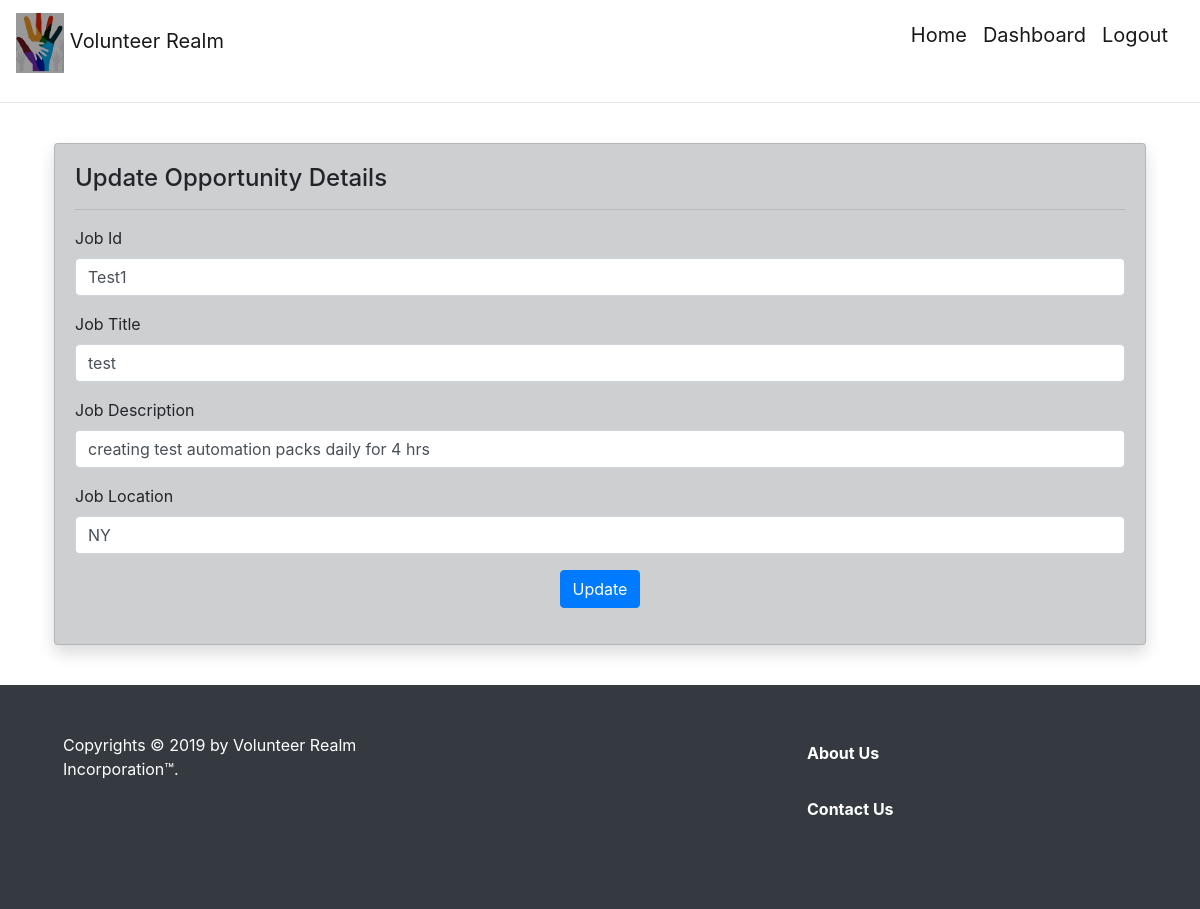
Screenshot of /editOpportunity/1 (signed in) with the database file from the repository.
### auth/models.py (models this page shows)
class OrgJobs(db.Model):
    orgJob_id = db.Column(db.Integer, primary_key=True)
    org_id = db.Column(db.Integer, db.ForeignKey('organization.org_id'))
    job_id = db.Column(db.Integer, unique=True)
    job_title = db.Column(db.String(100))
    job_description = db.Column(db.String(2000))
    job_location = db.Column(db.String(100))

### admins/admins.py (the view)
@admin.route('/editOpportunity/<id>')
@login_required
@admin_only
def editOpportunity(id):
    job = OrgJobs.query.filter_by(orgJob_id=id).first()
    orgName = Organization.query.all()
    return render_template('addOpportunity.html',orgName=orgName, job=job, edit=1)

### app.py (called while the page is built)
def admin_only(f):
    @functools.wraps(f)
    def wrap(*args, **kwargs):
        if current_user and current_user.is_authenticated and current_user.is_admin():
            return f(*args, **kwargs)
        else:
            flash("You are not authenticated to this page")
            return redirect(url_for('user.userProfile'))
    return wrap

def register_blueprints(app):
    from auth.models import User
    from auth.auth import auth as auth_blueprint
    from core.main import main as main_blueprint
    from admins.admins import admin as admin_blueprint
    from users.users import user as user_blueprint
    @login_manager.user_loader
    def load_user(user_id):
        return User.query.get(int(user_id))
    app.register_blueprint(user_blueprint)
    app.register_blueprint(admin_blueprint)
    app.register_blueprint(auth_blueprint)
    app.register_blueprint(main_blueprint)

### auth/models.py (called while the page is built)
    def is_admin(self):
        return self.permission == Permission.ADMIN

### admins/templates/addOpportunity.html (shortened to what this page needs)
{% extends "base.html" %}
{% block content %}
    <hr>
    <div class="container p-4">
        <div class="card cardspage shadow">
            <div class="card-body">
    {% if edit %}
        <div class="form-group">
            <div class="h4">Update Opportunity Details</div>
        </div>
        <hr>
        <form method="POST" action="/editOpportunity/{{ job.orgJob_id }}">
            <div class="form-group">
                <label>Job Id </label>
                <input class="form-control" type="text" name="jobId" placeholder="Job Id" value="{{ job.job_id }}"
                       autofocus="">
            </div>
            <div class="form-group">
                <label>Job Title </label>
                <input class="form-control" type="text" name="jobTitle" placeholder="Job Title"
                       value="{{ job.job_title }}"
                       autofocus="">
            </div>
            <div class="form-group">
                <label>Job Description</label>
                <input class="form-control" type="text" name="jobDescription" value="{{ job.job_description }}"
                       placeholder="Enter Job Description"
                       autofocus="">
            </div>
            <div class="form-group">
                <label>Job Location </label>
                <input class="form-control" type="text" name="jobLocation" placeholder="Job Location"
                       value="{{ job.job_location }}"
                       autofocus="">
            </div>
            <div class="form-group text-center">
                <button class="btn btn-primary"> Update</button>
            </div>
        </form>
        </div>
        </div>
        </div>
    {% endif %}
{% endblock %}

### core/templates/base.html (style rules this page uses)
.cardspage { background-color: #cdcfd1; }

### rows the page displays
OrgJobs: jobId "Test1", jobTitle "test", jobDescription "creating test automation packs daily for 4 hrs", jobLocation "NY"
